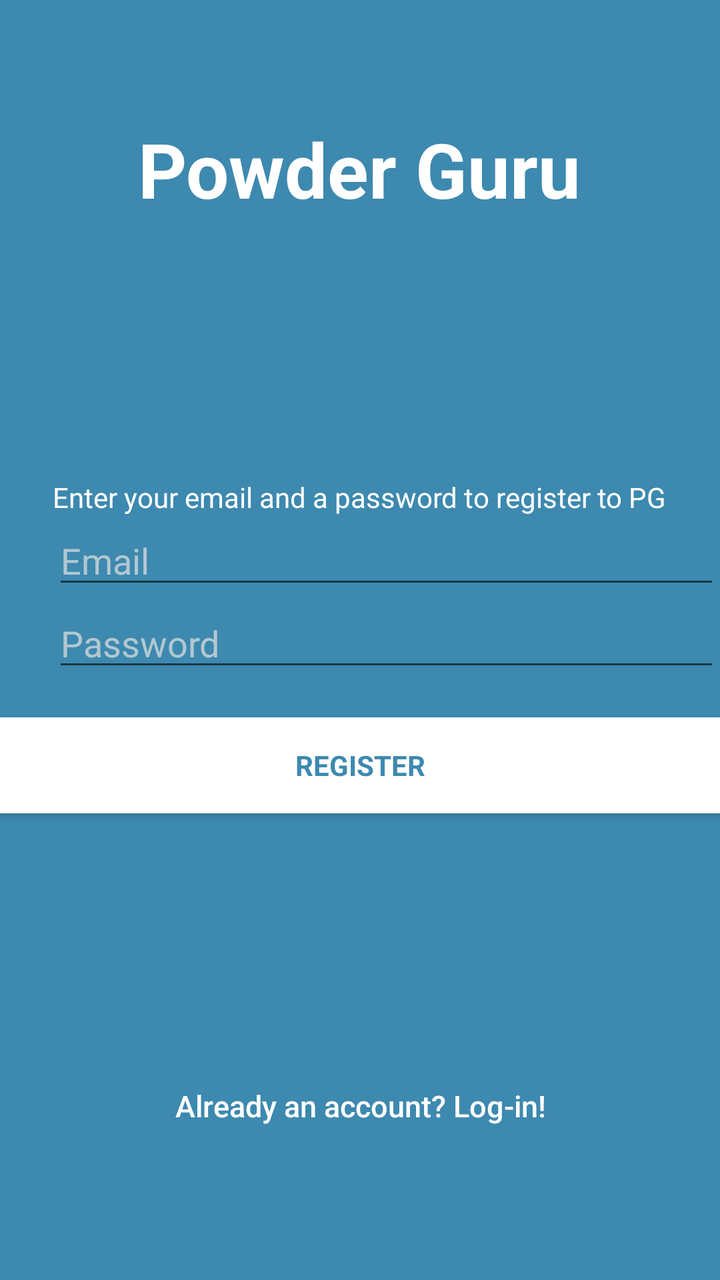
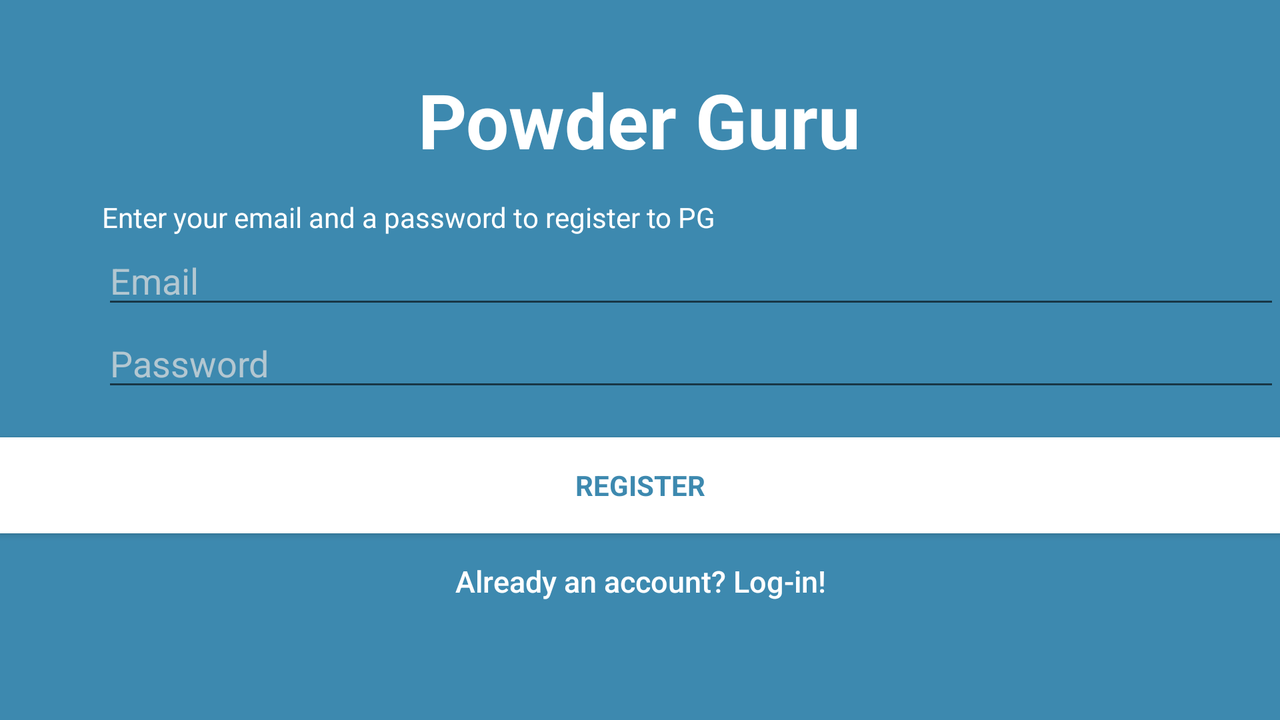

Compare how this app lays out the same screen by default and in its alternative resource folder. The renders come first, then the two layout files and the values they reference.
<!-- AndroidManifest.xml: application theme AppTheme -->
<!-- res/layout/activity_signup.xml -->
<?xml version="1.0" encoding="utf-8"?>
<RelativeLayout xmlns:android="http://schemas.android.com/apk/res/android"
    xmlns:tools="http://schemas.android.com/tools"
    android:layout_width="match_parent"
    android:layout_height="match_parent"
    android:fitsSystemWindows="true"
    tools:context="com.example.koen.powderguru2.SignupActivity"
    android:background="@color/darkblue">

    <TextView
        android:text="@string/powder_guru"
        android:layout_width="wrap_content"
        android:layout_height="wrap_content"
        android:layout_marginTop="59dp"
        android:id="@+id/textView"
        android:layout_alignParentTop="true"
        android:layout_centerHorizontal="true"
        android:textSize="38sp"
        android:textStyle="bold"
        android:textColor="@color/white"/>

    <Button
        android:id="@+id/register"
        android:onClick="register"
        style="?android:textAppearanceSmall"
        android:layout_width="match_parent"
        android:layout_height="wrap_content"
        android:background="@color/white"
        android:text="@string/action_sign_in_short"
        android:textColor="@color/darkblue"
        android:textStyle="bold"
        android:layout_below="@+id/passwordsignup"
        android:layout_alignParentLeft="true"
        android:layout_alignParentStart="true"
        android:layout_marginTop="18dp" />

    <EditText
        android:id="@+id/passwordsignup"
        android:layout_width="match_parent"
        android:layout_height="wrap_content"
        android:focusableInTouchMode="true"
        android:hint="@string/password"
        android:textColorHint="@color/bluegrey"
        android:imeActionId="@+id/login"
        android:imeOptions="actionUnspecified"
        android:inputType="textPassword"
        android:maxLines="1"
        android:textColor="@android:color/white"
        android:layout_centerVertical="true"
        android:layout_alignLeft="@+id/textView2"
        android:layout_alignStart="@+id/textView2" />

    <EditText
        android:id="@+id/emailsignup"
        android:layout_width="match_parent"
        android:layout_height="wrap_content"
        android:hint="@string/email"
        android:inputType="textEmailAddress"
        android:maxLines="1"
        android:textColor="@color/white"
        android:textColorHint="@color/bluegrey"

        android:layout_above="@+id/passwordsignup"
        android:layout_alignLeft="@+id/passwordsignup"
        android:layout_alignStart="@+id/passwordsignup" />

    <TextView
        android:text="@string/enter_your_email_and_a_password_to_register_to_pg"
        android:layout_width="wrap_content"
        android:layout_height="wrap_content"
        android:id="@+id/textView2"
        android:textColor="@color/white"
        android:layout_above="@+id/emailsignup"
        android:layout_centerHorizontal="true" />

    <Button
        android:id="@+id/gotologin"
        android:onClick="gotologin"
        android:layout_width="fill_parent"
        android:layout_height="wrap_content"
        android:background="@null"
        android:text="Already an account? Log-in!"
        android:textAllCaps="false"
        android:textColor="@color/white"
        android:textSize="15dp"
        android:layout_marginBottom="63dp"
        android:layout_alignParentBottom="true"
        android:layout_alignParentLeft="true"
        android:layout_alignParentStart="true" />
</RelativeLayout>
<!-- resources referenced by this layout -->
<resources>
  <color name="bluegrey">#B3C7D1</color>
  <color name="darkblue">#3D89AF</color>
  <color name="white">#ffffff</color>
  <string name="action_sign_in_short">Register</string>
  <string name="email">Email</string>
  <string name="enter_your_email_and_a_password_to_register_to_pg">Enter your email and a password to register to PG</string>
  <string name="password">Password</string>
  <string name="powder_guru">Powder Guru</string>
  <style name="AppTheme" parent="Theme.AppCompat.Light.DarkActionBar">
          
          <item name="colorPrimary">@color/bluegrey</item>
          <item name="colorPrimaryDark">@color/colorPrimaryDark</item>
          <item name="colorAccent">@color/white</item>
      </style>
  <color name="colorPrimaryDark">#2B5C79</color>
</resources>
<!-- res/layout-land/activity_signup.xml (the repository's variant of the layout above) -->
<!-- drawn on the phone turned sideways -->
<?xml version="1.0" encoding="utf-8"?>
<RelativeLayout xmlns:android="http://schemas.android.com/apk/res/android"
    xmlns:tools="http://schemas.android.com/tools"
    android:layout_width="match_parent"
    android:layout_height="match_parent"
    android:fitsSystemWindows="true"
    tools:context="com.example.koen.powderguru2.SignupActivity"
    android:background="@color/darkblue">

    <Button
        android:id="@+id/register"
        android:onClick="register"
        style="?android:textAppearanceSmall"
        android:layout_width="match_parent"
        android:layout_height="wrap_content"
        android:background="@color/white"
        android:text="@string/action_sign_in_short"
        android:textColor="@color/darkblue"
        android:textStyle="bold"
        android:layout_below="@+id/passwordsignup"
        android:layout_alignParentLeft="true"
        android:layout_alignParentStart="true"
        android:layout_marginTop="18dp" />

    <TextView
        android:text="@string/powder_guru"
        android:layout_width="wrap_content"
        android:layout_height="wrap_content"
        android:id="@+id/textView"
        android:textSize="38sp"
        android:textStyle="bold"
        android:textColor="@color/white"
        android:layout_above="@+id/textView2"
        android:layout_centerHorizontal="true"
        android:layout_marginBottom="14dp" />

    <Button
        android:id="@+id/gotologin"
        android:onClick="gotologin"
        android:layout_width="fill_parent"
        android:layout_height="wrap_content"
        android:background="@null"
        android:text="Already an account? Log-in!"
        android:textAllCaps="false"
        android:textColor="@color/white"
        android:textSize="15dp"
        android:layout_below="@+id/register"
        android:layout_alignParentLeft="true"
        android:layout_alignParentStart="true" />

    <EditText
        android:id="@+id/emailsignup"
        android:layout_width="match_parent"
        android:layout_height="wrap_content"
        android:hint="@string/email"
        android:inputType="textEmailAddress"
        android:maxLines="1"
        android:textColor="@color/white"
        android:textColorHint="@color/bluegrey"

        android:layout_above="@+id/passwordsignup"
        android:layout_alignParentLeft="true"
        android:layout_alignParentStart="true"
        android:layout_marginLeft="51dp"
        android:layout_marginStart="51dp" />

    <EditText
        android:id="@+id/passwordsignup"
        android:layout_width="match_parent"
        android:layout_height="wrap_content"
        android:focusableInTouchMode="true"
        android:hint="@string/password"
        android:textColorHint="@color/bluegrey"
        android:imeActionId="@+id/login"
        android:imeOptions="actionUnspecified"
        android:inputType="textPassword"
        android:maxLines="1"
        android:textColor="@android:color/white"
        android:layout_centerVertical="true"
        android:layout_alignLeft="@+id/emailsignup"
        android:layout_alignStart="@+id/emailsignup" />

    <TextView
        android:text="@string/enter_your_email_and_a_password_to_register_to_pg"
        android:layout_width="wrap_content"
        android:layout_height="wrap_content"
        android:id="@+id/textView2"
        android:textColor="@color/white"
        android:layout_above="@+id/emailsignup"
        android:layout_alignLeft="@+id/emailsignup"
        android:layout_alignStart="@+id/emailsignup" />
</RelativeLayout>
